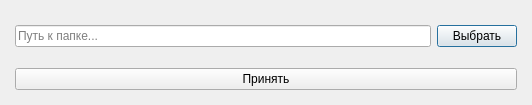
<?xml version="1.0" encoding="UTF-8"?>
<ui version="4.0">
 <class>LibraryChooseDialog</class>
 <widget class="QDialog" name="LibraryChooseDialog">
  <property name="windowModality">
   <enum>Qt::ApplicationModal</enum>
  </property>
  <property name="geometry">
   <rect>
    <x>0</x>
    <y>0</y>
    <width>532</width>
    <height>105</height>
   </rect>
  </property>
  <property name="windowTitle">
   <string>Выберите галерею</string>
  </property>
  <property name="modal">
   <bool>true</bool>
  </property>
  <layout class="QVBoxLayout" name="LibraryChooseDialogLayout">
   <property name="spacing">
    <number>0</number>
   </property>
   <property name="leftMargin">
    <number>0</number>
   </property>
   <property name="topMargin">
    <number>0</number>
   </property>
   <property name="rightMargin">
    <number>0</number>
   </property>
   <property name="bottomMargin">
    <number>0</number>
   </property>
   <item>
    <widget class="QWidget" name="ContainerWidget" native="true">
     <layout class="QVBoxLayout" name="ContainerWidgetLayout">
      <property name="spacing">
       <number>10</number>
      </property>
      <property name="leftMargin">
       <number>15</number>
      </property>
      <property name="topMargin">
       <number>15</number>
      </property>
      <property name="rightMargin">
       <number>15</number>
      </property>
      <property name="bottomMargin">
       <number>15</number>
      </property>
      <item>
       <widget class="QWidget" name="SelectControlsWidget" native="true">
        <layout class="QHBoxLayout" name="SelectControlsWidgetLayout">
         <property name="leftMargin">
          <number>0</number>
         </property>
         <property name="topMargin">
          <number>0</number>
         </property>
         <property name="rightMargin">
          <number>0</number>
         </property>
         <property name="bottomMargin">
          <number>0</number>
         </property>
         <item>
          <widget class="QLineEdit" name="SelectedPathLineEdit">
           <property name="placeholderText">
            <string>Путь к папке...</string>
           </property>
          </widget>
         </item>
         <item>
          <widget class="QPushButton" name="BrowseButton">
           <property name="text">
            <string>Выбрать</string>
           </property>
          </widget>
         </item>
        </layout>
       </widget>
      </item>
      <item>
       <widget class="QPushButton" name="ApplyButton">
        <property name="text">
         <string>Принять</string>
        </property>
       </widget>
      </item>
     </layout>
    </widget>
   </item>
  </layout>
 </widget>
 <resources/>
 <connections/>
</ui>
